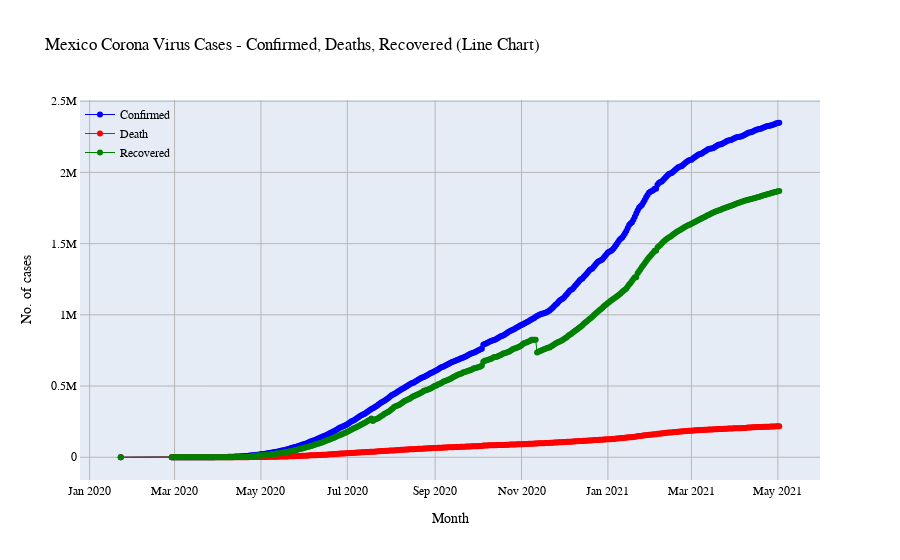

The code cell stored with this chart in its notebook:
### Code cell
# function for countries line chart

def plot_country_line(country_confirmed, country_death, country_recovered, country_name):
    trace1 = go.Scatter(x = country_confirmed['ObservationDate'],
              y = country_confirmed['Confirmed'],
              name = 'Confirmed',
              mode='lines+markers',
              line=dict(color='blue', width=1))

    trace2 = go.Scatter(x = country_death['ObservationDate'],
              y = country_death['Deaths'],
              name = 'Death',
              mode='lines+markers',
              line=dict(color='red', width=1))

    trace3 = go.Scatter(x = country_recovered['ObservationDate'],
              y = country_recovered['Recovered'],
              name = 'Recovered',
              mode='lines+markers',
              line=dict(color='green', width=1))

    layout = go.Layout(title = "{} Corona Virus Cases - Confirmed, Deaths, Recovered (Line Chart)".format(country_name),
                  xaxis = dict(title='Month',zeroline= False,
                         gridcolor='rgb(183,183,183)',showline=True),
                  yaxis = dict(title='No. of cases',zeroline= False,
                            gridcolor='rgb(183,183,183)',showline=True),
                  font = dict(family='Courier New, monospace', size=12, color='rgb(0,0,0)'),
                  legend=dict(x=0, y=1.0, bgcolor='rgba(255, 255, 255, 0)', bordercolor='rgba(255, 255, 255, 0)'),
    )

    data = [trace1, trace2, trace3]
    fig = go.Figure(data = data, layout = layout)
    iplot(fig)
    
# country_all_data(country_data('Mexico'))[2]
    
plot_country_line(country_all_data(country_data('Mexico'))[0],country_all_data(country_data('Mexico'))[1],\
                  country_all_data(country_data('Mexico'))[2],'Mexico')

### Figure 1 — Plotly figure (JSON) as saved in the notebook; plotly's stock layout.template omitted (floating-point values rounded to 4 significant figures; data arrays with more than 128 entries replaced by an {"elided": "..."} marker saying what was removed)
{"data": [{"line": {"color": "blue", "width": 1}, "mode": "lines+markers", "name": "Confirmed", "type": "scatter", "x": {"elided": "431 str values"}, "y": {"elided": "431 int values"}}, {"line": {"color": "red", "width": 1}, "mode": "lines+markers", "name": "Death", "type": "scatter", "x": {"elided": "431 str values"}, "y": {"elided": "431 int values"}}, {"line": {"color": "green", "width": 1}, "mode": "lines+markers", "name": "Recovered", "type": "scatter", "x": {"elided": "431 str values"}, "y": {"elided": "431 int values"}}], "layout": {"font": {"color": "rgb(0,0,0)", "family": "Courier New, monospace", "size": 12}, "legend": {"bgcolor": "rgba(255, 255, 255, 0)", "bordercolor": "rgba(255, 255, 255, 0)", "x": 0, "y": 1}, "title": {"text": "Mexico Corona Virus Cases - Confirmed, Deaths, Recovered (Line Chart)"}, "xaxis": {"gridcolor": "rgb(183,183,183)", "showline": true, "title": {"text": "Month"}, "zeroline": false}, "yaxis": {"gridcolor": "rgb(183,183,183)", "showline": true, "title": {"text": "No. of cases"}, "zeroline": false}}}
